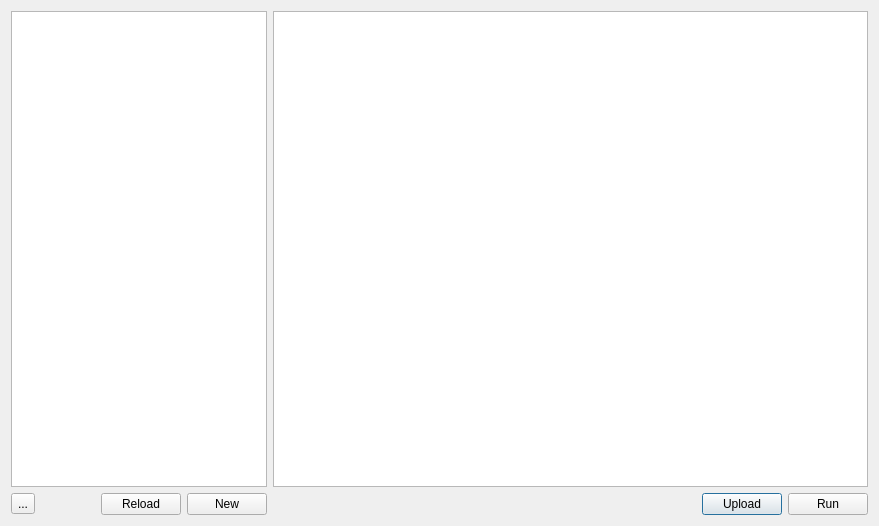
<?xml version="1.0" encoding="UTF-8"?>
<ui version="4.0">
 <class>ScriptDialog</class>
 <widget class="QDialog" name="ScriptDialog">
  <property name="geometry">
   <rect>
    <x>0</x>
    <y>0</y>
    <width>879</width>
    <height>526</height>
   </rect>
  </property>
  <property name="windowTitle">
   <string>TSP Scripts</string>
  </property>
  <layout class="QGridLayout" name="gridLayout">
   <item row="0" column="0" colspan="4">
    <widget class="QListWidget" name="scriptList">
     <property name="sizePolicy">
      <sizepolicy hsizetype="Fixed" vsizetype="Expanding">
       <horstretch>0</horstretch>
       <verstretch>0</verstretch>
      </sizepolicy>
     </property>
     <property name="minimumSize">
      <size>
       <width>200</width>
       <height>0</height>
      </size>
     </property>
     <property name="font">
      <font>
       <stylestrategy>PreferAntialias</stylestrategy>
      </font>
     </property>
    </widget>
   </item>
   <item row="0" column="4" colspan="3">
    <widget class="QPlainTextEdit" name="scriptEdit">
     <property name="font">
      <font>
       <family>Source Code Pro</family>
       <pointsize>12</pointsize>
      </font>
     </property>
     <property name="frameShape">
      <enum>QFrame::StyledPanel</enum>
     </property>
     <property name="documentTitle">
      <string>TSP Preview </string>
     </property>
     <property name="readOnly">
      <bool>true</bool>
     </property>
     <property name="textInteractionFlags">
      <set>Qt::LinksAccessibleByKeyboard|Qt::LinksAccessibleByMouse|Qt::TextBrowserInteraction|Qt::TextSelectableByKeyboard|Qt::TextSelectableByMouse</set>
     </property>
    </widget>
   </item>
   <item row="1" column="0">
    <widget class="QToolButton" name="toolButton">
     <property name="text">
      <string>...</string>
     </property>
     <property name="arrowType">
      <enum>Qt::NoArrow</enum>
     </property>
    </widget>
   </item>
   <item row="1" column="4">
    <spacer name="horizontalSpacer_2">
     <property name="orientation">
      <enum>Qt::Horizontal</enum>
     </property>
     <property name="sizeHint" stdset="0">
      <size>
       <width>391</width>
       <height>20</height>
      </size>
     </property>
    </spacer>
   </item>
   <item row="1" column="5">
    <widget class="QPushButton" name="uploadBtn">
     <property name="text">
      <string>Upload</string>
     </property>
    </widget>
   </item>
   <item row="1" column="6">
    <widget class="QPushButton" name="runBtn">
     <property name="text">
      <string>Run</string>
     </property>
    </widget>
   </item>
   <item row="1" column="3">
    <widget class="QPushButton" name="pushButton">
     <property name="text">
      <string>New</string>
     </property>
    </widget>
   </item>
   <item row="1" column="2">
    <widget class="QPushButton" name="pushButton_2">
     <property name="text">
      <string>Reload</string>
     </property>
    </widget>
   </item>
  </layout>
 </widget>
 <resources/>
 <connections/>
</ui>
